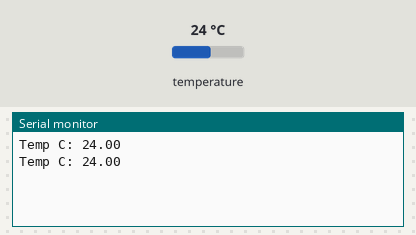
This sketch was run on a simulated Arduino Mega 2560, built with avr-gcc and run on an emulated ATmega2560. Shown: the last lines printed to the serial monitor. The inputs (shaded band) are chosen by the test bench; at power-on: temperature 24 °C.

Above: at 2.4 s.
2.5 s: temperature set to 12 °C
At 3.2 s:
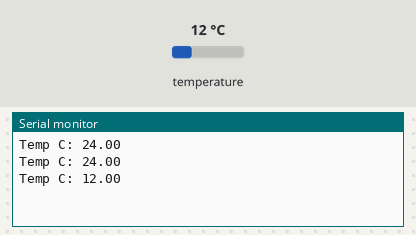
4.0 s: temperature set to 19 °C
At 4.9 s:
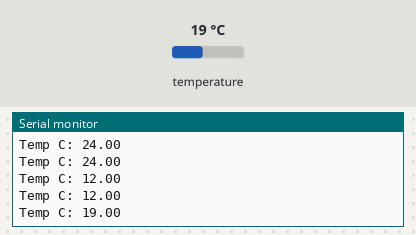
Timing chart, 0 to 7.0 s (numbered marks = the images above; inputs shaded):
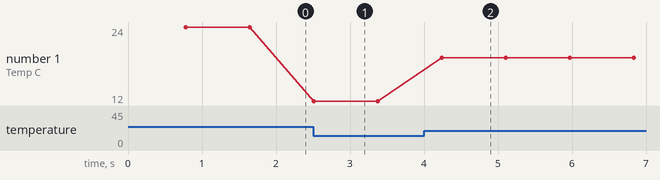

Measured:
- after the input at 2.5 s, the serial monitor: prints a new line at once (image 1)
- after the input at 4.0 s, the serial monitor: prints a new line after 0.24 s (image 2)
- plotted number 1: 24 → 12 after the input at 2.5 s, 12 → 19 after the input at 4.0 s

The sketch:

h2_rc_90x120_temperature_module_check.ino
```cpp
// (licence header left out)
// Подключение библиотек для датчика
#include <OneWire.h>
#include <DallasTemperature.h>

// Вывод датчика температуры
const int TEMPERATURE_SENSOR_PIN = 30;

// Порядковый номер датчика на шине. В модуле датчк 1, счет идет с 0
const byte TEMPERATURE_SENSOR_INDEX = 0;

// Создание объекта шины взаимодействия с датчиком температуры
OneWire oneWire(TEMPERATURE_SENSOR_PIN);

// Создание объекта для работы с датчиком
DallasTemperature sensor(&oneWire);

void setup() {
  // Настройка скорости отладочного порта
  Serial.begin(115200);

  // Инициализация датчика температуры
  sensor.begin();
}

void loop() {
  // Запрос показаний температуры
  sensor.requestTemperatures();

  // Получение тепературы в град. С от датчика с индексом 0
  float temp_c = sensor.getTempCByIndex(TEMPERATURE_SENSOR_INDEX);

  // Вывод температуры в монитор порта
  Serial.print("Temp C: ");
  Serial.println(temp_c);
  Serial.println();

  delay(100);
}
```
